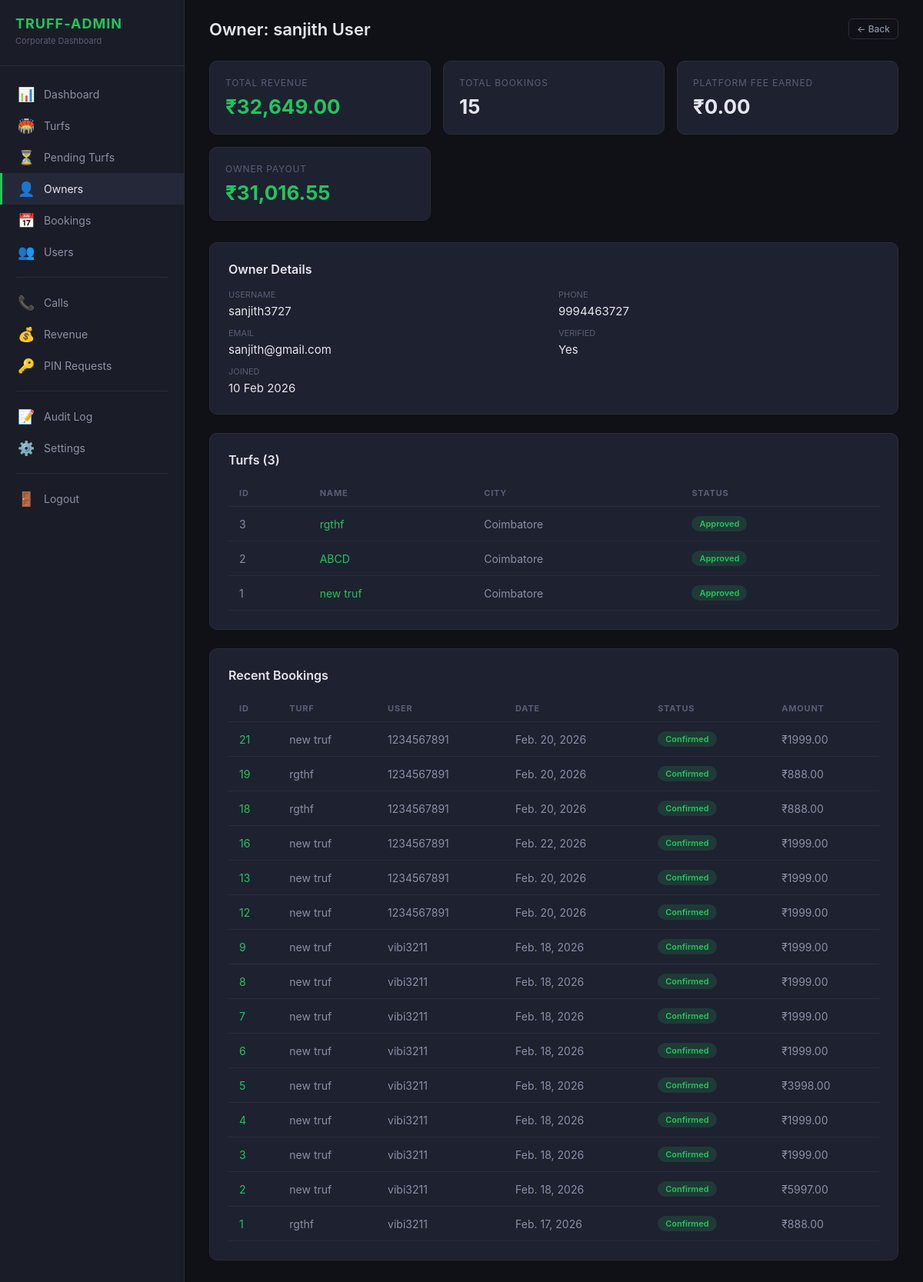
Page /truff-admin/owners/4/ (signed in) on the committed database.
### users/models.py (models this page shows, shortened)
class CustomUser(AbstractUser):
    class UserRole(models.TextChoices):
        USER = 'user', 'Normal User'
        TURF_OWNER = 'turf_owner', 'Turf Owner'
        PLATFORM_ADMIN = 'admin', 'Platform Admin'
    phone_number = models.CharField(max_length=15, blank=True, null=True)
    role = models.CharField(max_length=20, choices=UserRole.choices, default=UserRole.USER)
    profile_picture = models.ImageField(upload_to='profile_pictures/', blank=True, null=True)
    bio = models.TextField(blank=True, null=True)
    is_verified = models.BooleanField(default=False)
    total_bookings = models.PositiveIntegerField(default=0)
    total_credits = models.PositiveIntegerField(default=0)
    used_credits = models.PositiveIntegerField(default=0)
    created_at = models.DateTimeField(auto_now_add=True)
    updated_at = models.DateTimeField(auto_now=True)
    class Meta:
        ordering = ['-created_at']

### turfs/models.py (models this page shows, shortened)
class Turf(models.Model):
    owner = models.ForeignKey(User, on_delete=models.CASCADE, related_name='turfs')
    name = models.CharField(max_length=200)
    description = models.TextField(blank=True, null=True)
    address = models.TextField()
    city = models.CharField(max_length=100)
    state = models.CharField(max_length=100)
    postal_code = models.CharField(max_length=10, blank=True, null=True)
    latitude = models.FloatField()
    longitude = models.FloatField()
    price_per_hour = models.IntegerField(validators=[MinValueValidator(1)])
    max_players = models.IntegerField(default=22, validators=[MinValueValidator(1)])
    status = models.CharField(max_length=20, choices=TurfStatus.choices, default=TurfStatus.PENDING)
    rejection_reason = models.TextField(blank=True, null=True)
    suspend_reason = models.TextField(blank=True, null=True)
    sports = models.ManyToManyField(Sport, related_name='turfs')
    amenities = models.ManyToManyField(Amenity, related_name='turfs')
    rating = models.FloatField(
        default=4.5,
        validators=[MinValueValidator(0.0), MaxValueValidator(5.0)]
    )
    review_count = models.IntegerField(default=0)
    is_active = models.BooleanField(default=False)
    google_maps_share_link = models.URLField(blank=True, null=True)
    created_at = models.DateTimeField(auto_now_add=True)
    updated_at = models.DateTimeField(auto_now=True)
    approved_at = models.DateTimeField(blank=True, null=True)
    approved_by = models.ForeignKey(
        User, on_delete=models.SET_NULL, null=True, blank=True,
        related_name='approved_turfs',
    )
    class Meta:
        ordering = ['-created_at']
        indexes = [
            models.Index(fields=['status', 'is_active']),
            models.Index(fields=['latitude', 'longitude']),
            models.Index(fields=['owner', 'status']),
        ]

### bookings/models.py (models this page shows, shortened)
class Booking(models.Model):
    user = models.ForeignKey(
        settings.AUTH_USER_MODEL,
        on_delete=models.CASCADE,
        related_name='bookings',
    )
    turf = models.ForeignKey(
        'turfs.Turf',
        on_delete=models.CASCADE,
        related_name='bookings',
    )
    preview = models.ForeignKey(
        BookingPreview,
        on_delete=models.SET_NULL,
        null=True, blank=True,
        related_name='booking',
    )
    booking_date = models.DateField()
    start_time = models.TimeField()
    end_time = models.TimeField()
    selected_slots = models.JSONField(null=True, blank=True)
    price_per_hour = models.DecimalField(max_digits=10, decimal_places=2, default=Decimal('0.00'))
    total_price = models.DecimalField(max_digits=10, decimal_places=2, default=Decimal('0.00'))
    discount = models.DecimalField(max_digits=10, decimal_places=2, default=Decimal('0.00'))
    final_price = models.DecimalField(max_digits=10, decimal_places=2, default=Decimal('0.00'))
    gst_amount = models.DecimalField(max_digits=10, decimal_places=2, default=Decimal('0.00'))
    commission = models.DecimalField(max_digits=10, decimal_places=2, default=Decimal('0.00'))
    platform_fee = models.DecimalField(max_digits=10, decimal_places=2, default=Decimal('0.00'))
    gst_on_platform_fee = models.DecimalField(max_digits=10, decimal_places=2, default=Decimal('0.00'))
    owner_payout = models.DecimalField(max_digits=10, decimal_places=2, default=Decimal('0.00'))
    payout_status = models.CharField(
        max_length=20,
        choices=PayoutStatus.choices,
        default=PayoutStatus.PENDING,
    )
    is_redeemed = models.BooleanField(default=False)
    credits_used = models.PositiveIntegerField(default=0)
    idempotency_key = models.UUIDField(unique=True, null=True, blank=True)
    booking_status = models.CharField(
        max_length=20,
        choices=BookingStatus.choices,
        default=BookingStatus.PENDING,
    )
    payment_status = models.CharField(
        max_length=20,
        choices=PaymentStatus.choices,
        default=PaymentStatus.PENDING,
    )
    notes = models.TextField(blank=True, null=True)
    cancelled_reason = models.TextField(blank=True, null=True)
    cancelled_at = models.DateTimeField(blank=True, null=True)
    cancelled_by_admin = models.BooleanField(default=False)
    created_at = models.DateTimeField(auto_now_add=True)
    updated_at = models.DateTimeField(auto_now=True)
    class Meta:
        ordering = ['-created_at']
        indexes = [
            models.Index(fields=['user', 'booking_date']),
            models.Index(fields=['turf', 'booking_date']),
            models.Index(fields=['booking_status']),
            models.Index(fields=['idempotency_key']),
        ]

### truff_admin_panel/views.py (the view)
# urls.py: path('owners/<int:owner_id>/', views.OwnerDetailView.as_view(), name='owner_detail'),
class OwnerDetailView(TruffAdminRequiredMixin, View):
    def get(self, request, owner_id):
        owner = get_object_or_404(User, pk=owner_id, role='turf_owner')
        turfs = Turf.objects.filter(owner=owner)
        bookings = Booking.objects.filter(
            turf__owner=owner
        ).select_related('turf', 'user').order_by('-created_at')[:20]
        settlements = OwnerSettlement.objects.filter(owner=owner).order_by('-created_at')[:10]
        pin_requests = PinChangeRequest.objects.filter(owner=owner).order_by('-created_at')
        stats = Booking.objects.filter(
            turf__owner=owner,
            booking_status__in=[BookingStatus.CONFIRMED, BookingStatus.COMPLETED],
        ).aggregate(
            total_revenue=Sum('final_price'),
            total_bookings=Count('id'),
            total_platform_fee=Sum('platform_fee'),
            total_owner_payout=Sum('owner_payout'),
        )
        return render(request, 'truff_admin/owner_detail.html', {
            'owner': owner,
            'turfs': turfs,
            'bookings': bookings,
            'settlements': settlements,
            'pin_requests': pin_requests,
            'stats': stats,
        })

### truff_admin_panel/context_processors.py (called while the page is built)
def pending_turf_count(request):
    if not request.user.is_authenticated:
        return {}
    if not (request.user.is_staff or request.user.groups.filter(name='Truff Admin').exists()):
        return {}
    try:
        return {'pending_turf_count': Turf.objects.filter(status=TurfStatus.PENDING).count()}
    except Exception:
        return {'pending_turf_count': 0}

### truff_admin_panel/mixins.py (called while the page is built)
    def test_func(self):
        user = self.request.user
        if not user.is_authenticated:
            return False
        return user.is_staff or user.groups.filter(name='Truff Admin').exists()

### truff_admin_panel/templatetags/truff_tags.py (called while the page is built)
@register.filter
def currency(value):
    try:
        val = float(value)
        if val >= 10_000_000:
            return f"₹{val / 10_000_000:.2f} Cr"
        if val >= 100_000:
            return f"₹{val / 100_000:.2f} L"
        return f"₹{val:,.2f}"
    except (ValueError, TypeError):
        return f"₹0.00"

@register.filter
def status_badge(status):
    mapping = {
        'approved': 'badge-success',
        'active': 'badge-success',
        'confirmed': 'badge-success',
        'completed': 'badge-success',
        'paid': 'badge-success',
        'pending': 'badge-warning',
        'processing': 'badge-warning',
        'rejected': 'badge-danger',
        'cancelled': 'badge-danger',
        'failed': 'badge-danger',
        'suspended': 'badge-danger',
    }
    return mapping.get(str(status).lower(), 'badge-secondary')

### truff_admin_panel/templates/truff_admin/owner_detail.html (shortened to what this page needs)
{% extends "truff_admin/base.html" %}
{% load truff_tags %}
{% block content %}
<div class="topbar">
    <h1>Owner: {{ owner.get_full_name|default:owner.username }}</h1>
    <div class="topbar-actions">
        <a href="/truff-admin/owners/" class="btn btn-outline btn-sm">← Back</a>
    </div>
</div>
<div class="kpi-grid">
    <div class="kpi-card accent">
        <div class="kpi-label">Total Revenue</div>
        <div class="kpi-value">{{ stats.total_revenue|currency }}</div>
    </div>
    <div class="kpi-card">
        <div class="kpi-label">Total Bookings</div>
        <div class="kpi-value">{{ stats.total_bookings|default:0 }}</div>
    </div>
    <div class="kpi-card">
        <div class="kpi-label">Platform Fee Earned</div>
        <div class="kpi-value">{{ stats.total_platform_fee|currency }}</div>
    </div>
    <div class="kpi-card accent">
        <div class="kpi-label">Owner Payout</div>
        <div class="kpi-value">{{ stats.total_owner_payout|currency }}</div>
    </div>
</div>
<div class="panel">
    <div class="panel-title">Owner Details</div>
    <div class="detail-grid">
        <div class="detail-item"><label>Username</label><span>{{ owner.username }}</span></div>
        <div class="detail-item"><label>Phone</label><span>{{ owner.phone_number|default:"-" }}</span></div>
        <div class="detail-item"><label>Email</label><span>{{ owner.email|default:"-" }}</span></div>
        <div class="detail-item"><label>Verified</label><span>{{ owner.is_verified|yesno:"Yes,No" }}</span></div>
        <div class="detail-item"><label>Joined</label><span>{{ owner.created_at|date:"d M Y" }}</span></div>
    </div>
</div>
<div class="panel">
    <div class="panel-title">Turfs ({{ turfs.count }})</div>
    <table class="data-table">
        <thead>
            <tr>
                <th>ID</th>
                <th>Name</th>
                <th>City</th>
                <th>Status</th>
            </tr>
        </thead>
        <tbody>
            {% for t in turfs %}
            <tr>
                <td>{{ t.id }}</td>
                <td><a href="/truff-admin/turfs/{{ t.id }}/">{{ t.name }}</a></td>
                <td>{{ t.city|default:"-" }}</td>
                <td><span class="badge {{ t.status|status_badge }}">{{ t.status }}</span></td>
            </tr>
            {% empty %}
            <tr>
                <td colspan="4" style="text-align:center;color:var(--text-muted);">No turfs</td>
            </tr>
            {% endfor %}
        </tbody>
    </table>
</div>
<div class="panel">
    <div class="panel-title">Recent Bookings</div>
    <table class="data-table">
        <thead>
            <tr>
                <th>ID</th>
                <th>Turf</th>
                <th>User</th>
                <th>Date</th>
                <th>Status</th>
                <th>Amount</th>
            </tr>
        </thead>
        <tbody>
            {% for b in bookings %}
            <tr>
                <td><a href="/truff-admin/bookings/{{ b.id }}/">{{ b.id }}</a></td>
                <td>{{ b.turf.name }}</td>
                <td>{{ b.user.username }}</td>
                <td>{{ b.booking_date }}</td>
                <td><span class="badge {{ b.booking_status|status_badge }}">{{ b.booking_status }}</span></td>
                <td>₹{{ b.final_price }}</td>
            </tr>
            {% empty %}
            <tr>
                <td colspan="6" style="text-align:center;color:var(--text-muted);">No bookings</td>
            </tr>
            {% endfor %}
        </tbody>
    </table>
</div>
{% endblock %}

### truff_admin_panel/static/truff_admin/css/style.css (style rules this page uses)
:root { --bg-primary: #0f1117; --bg-secondary: #1a1d27; --bg-card: #1e2130; --bg-hover: #252839; --border: #2a2d3a; --text-primary: #e4e6ec; --text-secondary: #8b8fa3; --text-muted: #5a5e73; --accent: #22c55e; --accent-hover: #16a34a; --accent-light: rgba(34, 197, 94, 0.12); --danger: #ef4444; --warning: #f59e0b; --info: #3b82f6; }
* { margin: 0; padding: 0; box-sizing: border-box; }
body { font-family: -apple-system, BlinkMacSystemFont, 'Segoe UI', Roboto, sans-serif; background: var(--bg-primary); color: var(--text-primary); min-height: 100vh; }
a { color: var(--accent); text-decoration: none; }
.topbar { display: flex; justify-content: space-between; align-items: center; margin-bottom: 28px; }
.topbar h1 { font-size: 22px; font-weight: 600; }
.topbar-actions { display: flex; gap: 12px; align-items: center; }
.kpi-grid { display: grid; grid-template-columns: repeat(auto-fill, minmax(220px, 1fr)); gap: 16px; margin-bottom: 28px; }
.kpi-card { background: var(--bg-card); border: 1px solid var(--border); border-radius: 10px; padding: 20px; transition: transform 0.15s; }
.kpi-label { font-size: 12px; color: var(--text-muted); text-transform: uppercase; letter-spacing: 0.8px; margin-bottom: 8px; }
.kpi-value { font-size: 26px; font-weight: 700; color: var(--text-primary); }
.kpi-card.accent .kpi-value { color: var(--accent); }
.panel { background: var(--bg-card); border: 1px solid var(--border); border-radius: 10px; padding: 24px; margin-bottom: 24px; }
.panel-title { font-size: 16px; font-weight: 600; margin-bottom: 16px; display: flex; justify-content: space-between; align-items: center; }
.data-table { width: 100%; border-collapse: collapse; }
.data-table th { text-align: left; padding: 10px 14px; font-size: 11px; text-transform: uppercase; letter-spacing: 0.8px; color: var(--text-muted); border-bottom: 1px solid var(--border); }
.data-table td { padding: 12px 14px; font-size: 14px; border-bottom: 1px solid var(--border); color: var(--text-secondary); }
.badge { display: inline-block; padding: 3px 10px; border-radius: 12px; font-size: 11px; font-weight: 600; text-transform: capitalize; }
.badge-success { background: rgba(34,197,94,0.15); color: #22c55e; }
.btn { display: inline-flex; align-items: center; gap: 6px; padding: 8px 16px; border: none; border-radius: 6px; font-size: 13px; font-weight: 500; cursor: pointer; transition: all 0.15s; }
.btn-outline { background: transparent; border: 1px solid var(--border); color: var(--text-secondary); }
.btn-sm { padding: 5px 10px; font-size: 12px; }
.detail-grid { display: grid; grid-template-columns: repeat(auto-fill, minmax(280px, 1fr)); gap: 12px; }
.detail-item label { display: block; font-size: 11px; color: var(--text-muted); text-transform: uppercase; margin-bottom: 4px; }
.detail-item span { font-size: 15px; color: var(--text-primary); }

### rows in the picture
CustomUser: get_full_name "sanjith User", username "sanjith3727", phone_number "9994463727", email "sanjith@gmail.com", is_verified "Yes", created_at "10 Feb 2026"
Turf: id "3", name "rgthf", city "Coimbatore", status "Approved"
Turf: id "2", name "ABCD", city "Coimbatore", status "Approved"
Turf: id "1", name "new truf", city "Coimbatore", status "Approved"
Booking: id "21", turf.name "new truf", user.username "1234567891", booking_date "Feb. 20, 2026", booking_status "Confirmed", final_price "1999.00"
Booking: id "19", turf.name "rgthf", user.username "1234567891", booking_date "Feb. 20, 2026", booking_status "Confirmed", final_price "888.00"
Booking: id "18", turf.name "rgthf", user.username "1234567891", booking_date "Feb. 20, 2026", booking_status "Confirmed", final_price "888.00"
Booking: id "16", turf.name "new truf", user.username "1234567891", booking_date "Feb. 22, 2026", booking_status "Confirmed", final_price "1999.00"
Booking: id "13", turf.name "new truf", user.username "1234567891", booking_date "Feb. 20, 2026", booking_status "Confirmed", final_price "1999.00"
Booking: id "12", turf.name "new truf", user.username "1234567891", booking_date "Feb. 20, 2026", booking_status "Confirmed", final_price "1999.00"
Booking: id "9", turf.name "new truf", user.username "vibi3211", booking_date "Feb. 18, 2026", booking_status "Confirmed", final_price "1999.00"
Booking: id "8", turf.name "new truf", user.username "vibi3211", booking_date "Feb. 18, 2026", booking_status "Confirmed", final_price "1999.00"
Booking: id "7", turf.name "new truf", user.username "vibi3211", booking_date "Feb. 18, 2026", booking_status "Confirmed", final_price "1999.00"
Booking: id "6", turf.name "new truf", user.username "vibi3211", booking_date "Feb. 18, 2026", booking_status "Confirmed", final_price "1999.00"
Booking: id "5", turf.name "new truf", user.username "vibi3211", booking_date "Feb. 18, 2026", booking_status "Confirmed", final_price "3998.00"
Booking: id "4", turf.name "new truf", user.username "vibi3211", booking_date "Feb. 18, 2026", booking_status "Confirmed", final_price "1999.00"
Booking: id "3", turf.name "new truf", user.username "vibi3211", booking_date "Feb. 18, 2026", booking_status "Confirmed", final_price "1999.00"
Booking: id "2", turf.name "new truf", user.username "vibi3211", booking_date "Feb. 18, 2026", booking_status "Confirmed", final_price "5997.00"
Booking: id "1", turf.name "rgthf", user.username "vibi3211", booking_date "Feb. 17, 2026", booking_status "Confirmed", final_price "888.00"

### other values in the picture
{{ stats.total_revenue|currency }} "₹32,649.00"
{{ stats.total_bookings|default:0 }} "15"
{{ stats.total_platform_fee|currency }} "₹0.00"
{{ stats.total_owner_payout|currency }} "₹31,016.55"
{{ turfs.count }} "3"
